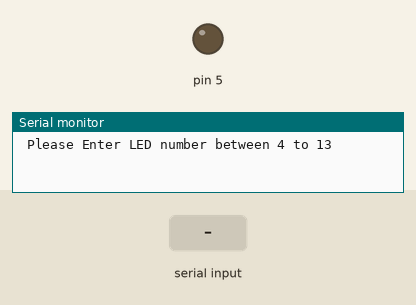
Recording of a sketch running on a simulated Arduino Uno, built with avr-gcc and run on an emulated ATmega328P. Parts: output pins drawn as LEDs (lit = HIGH), the last lines printed to the serial monitor. The test bench sets the inputs (shaded band).

Above: at 1.2 s.
1.3 s: "5\n" received over Serial
At 2.7 s:
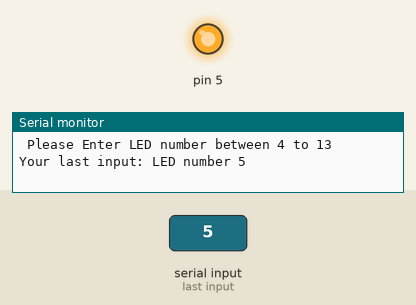
3.0 s: "90,45\n" received over Serial
Timing chart, 0 to 6.0 s (numbered marks = the images above; inputs shaded):
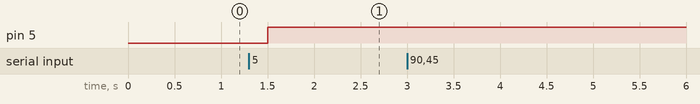

Measured:
- after the input at 1.3 s, pin 5: LOW → HIGH after 0.20 s

The sketch:

SerialinputControlledLED.ino
```cpp
//ledPin a number between 4 to 13 in Serial ledPin to toggle LED;

int ledPin;
void setup() {
  Serial.begin(9600);
  Serial.setTimeout(200);
  delay(10);
  Serial.print("\n");
  //pinMode(13, OUTPUT);
  Serial.println(" Please Enter LED number between 4 to 13 ");
  Serial.print("\n");
}

void loop () {
  //ledPin = "";
  readSerial ();
}

//######################---FUNCTIONS---#################//

char readSerial () {
  while (Serial.available()) {
    String text = Serial.readString(); //read ledPin as String;
    //Serial.print("Your last input: LED number ");
    ledPin = text.toInt(); //convert to integer;

    if(ledPin >= 4 && ledPin <=13){
    //pinMode(ledPin, OUTPUT);
    //digitalWrite(ledPin, !digitalRead(ledPin));
      ledToggle();
      Serial.print("Your last input: LED number ");
      Serial.println(ledPin);
    } else {
      Serial.println("Invalid LED number");
    }
  }
}

void ledToggle(){
  pinMode(ledPin, OUTPUT);
    digitalWrite(ledPin, !digitalRead(ledPin));
}
```
